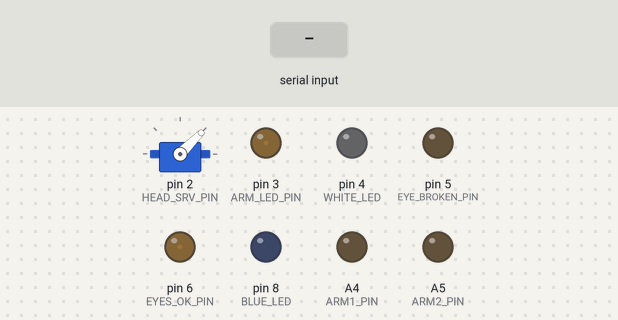
This sketch was run on a simulated Arduino Mega 2560, built with avr-gcc and run on an emulated ATmega2560. Shown: servo, output pins drawn as LEDs (lit = HIGH). The inputs (shaded band) are chosen by the test bench. Random numbers use the default seed unless the sketch sets one; no MQTT or app messages arrive unless stated; the audio player accepts every command and is not drawn.

Above: at 1.39 s.
1.4 s: "a" received over Serial
At 4.1 s:
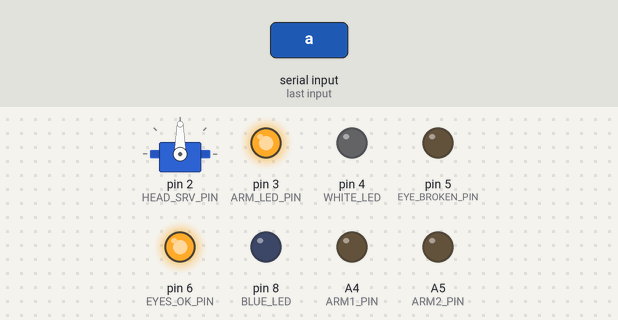
4.4 s: "b" received over Serial
At 5.0 s:
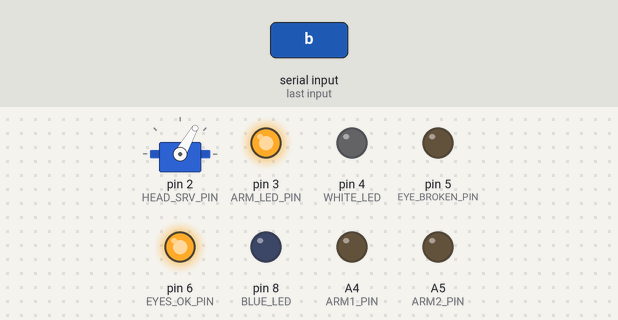
7.4 s: "B" received over Serial
At 10.14 s:
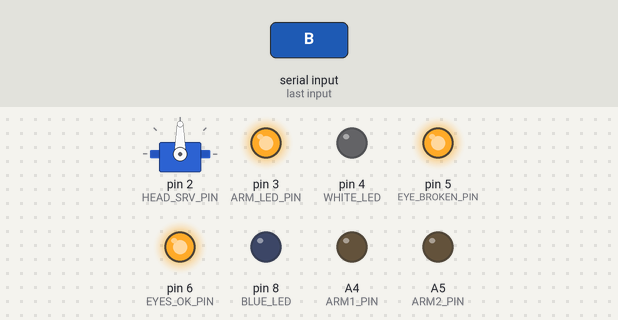
10.4 s: "c" received over Serial
At 13.1 s:
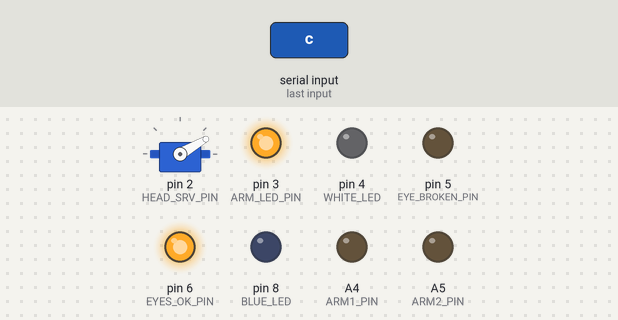
13.4 s: "d" received over Serial
At 16.1 s:
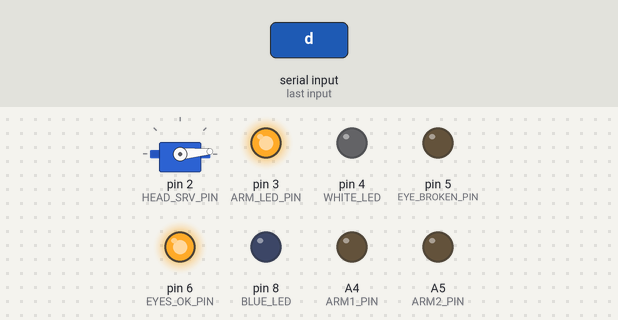
16.4 s: "D" received over Serial
At 26.01 s:
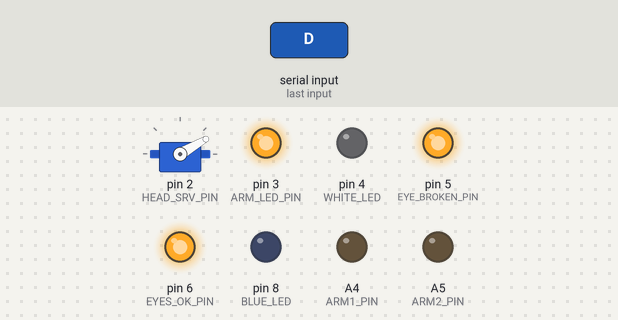
Timing chart, 0 to 28.1 s (numbered marks = the images above; inputs shaded):
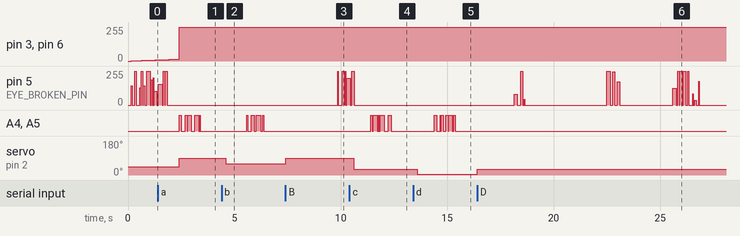

Measured:
- after the input at 1.4 s, servo on pin 2 (HEAD_SRV_PIN): 45° → 90° after 1.0 s
- after the input at 4.4 s, servo on pin 2 (HEAD_SRV_PIN): 90° → 60° after 0.20 s
- after the input at 7.4 s, servo on pin 2 (HEAD_SRV_PIN): 60° → 90° at once
- after the input at 10.4 s, servo on pin 2 (HEAD_SRV_PIN): 90° → 30° after 0.20 s
- after the input at 13.4 s, servo on pin 2 (HEAD_SRV_PIN): 30° → 5° after 0.20 s
- after the input at 16.4 s, servo on pin 2 (HEAD_SRV_PIN): 5° → 30° at once

The sketch:

DistancesRobot.ino
```cpp
//#define NO_SERVER
#define resetPin 7
//#define TRACE

#include <Ethernet.h>
#include <MQTTClient.h>
#include <avr/wdt.h>
#include <SoftwareSerial.h>
#include <DFPlayer_Mini_Mp3.h>

#include <Servo.h>

SoftwareSerial mySerial(52, 9); // RX, TX

#define AMOUNT 4
#define MAX_ULL 4294967295

#define EYE_BROKEN_MIN_ON_TIME 500
#define EYE_BROKEN_MAX_ON_TIME 2000
#define EYE_BROKEN_MIN_OFF_TIME 500
#define EYE_BROKEN_MAX_OFF_TIME 10000
#define EYE_BROKEN_HIGH_MIN_VAL 10
#define EYE_BROKEN_HIGH_MAX_VAL 255
#define EYE_BROKEN_LOW_MIN_VAL 0
#define EYE_BROKEN_LOW_MAX_VAL 9

#define EYE_BROKEN_PIN 5//6
#define EYES_OK_PIN 6//3 // <- TODO

#define ARM_LED_PIN 3//5
#define ARM1_PIN A4
#define ARM2_PIN A5

#define WHITE_LED 4//2
#define BLUE_LED 8//7

#define ACC "tdistance"
byte mac[] = { 0x09, 0xAD, 0xBE, 0x01, 0xAD, 0xBE };
byte ip[] = { 192, 168, 0, 59 }; // <- change to match your network

#define HEAD_SRV_PIN 2//4

Servo headServo;          // Севра отвечающая за поворот головы (30налево 50центр 70право)

byte servoVals[AMOUNT] = {90, 60, 30, 5};

#define ACTIVATE_TIME 1000
#define DEACTIVATE_TIME 2000
#define NOISE_TIME 200
#define TIMEOUT 60000

bool dead = false;

unsigned long long lastIn[AMOUNT] = {0}, lastOut[AMOUNT] = {0}, lastActivated = 0, minVal, buf;
int minInd;
char cmdIn[] = {'a', 'b', 'c', 'd'};
char cmdOut[] = {'A', 'B', 'C', 'D'};

unsigned long long brokenEyeLastChanged;
int brokenEyeDelay;
bool isBrokenEyeOn = false;

EthernetClient net;
MQTTClient client;

void __init()
{
  dead = false;
}

void setup() {
  pinMode(resetPin, OUTPUT);
  digitalWrite(resetPin, LOW);

#ifndef NO_SERVER
  Ethernet.begin(mac, ip);
  client.begin("192.168.0.91", net);
#endif

  Serial.begin(9600);

  headServo.attach(HEAD_SRV_PIN);
  headServo.write(45); // прямо

  mySerial.begin(9600);
  mp3_set_serial (mySerial);    //set Serial for DFPlayer-mini mp3 module
  delay (100);
  mp3_set_volume (80);

  randomSeed(analogRead(0));
  pinMode(EYE_BROKEN_PIN, OUTPUT);
  pinMode(EYES_OK_PIN, OUTPUT);
  pinMode(ARM_LED_PIN, OUTPUT);
  pinMode(ARM1_PIN, OUTPUT);
  pinMode(ARM2_PIN, OUTPUT);
  pinMode(WHITE_LED, OUTPUT);
  pinMode(BLUE_LED, OUTPUT);

  digitalWrite(ARM1_PIN, LOW);
  digitalWrite(ARM2_PIN, LOW);
  digitalWrite(WHITE_LED, LOW);
  digitalWrite(BLUE_LED, LOW);

  __init();
}

bool blinkOn;
unsigned long long blinkDelayChanged;
int blinkDelay;

void handleBrokenEye()
{
  if (dead)
    return;

  if (millis() > brokenEyeLastChanged + brokenEyeDelay)
  {
    isBrokenEyeOn = !isBrokenEyeOn;
    if (isBrokenEyeOn)
    {
      brokenEyeDelay = random(EYE_BROKEN_MIN_ON_TIME, EYE_BROKEN_MAX_ON_TIME);
    }
    else
    {
      brokenEyeDelay = random(EYE_BROKEN_MIN_OFF_TIME, EYE_BROKEN_MAX_OFF_TIME);
    }

    if (!isBrokenEyeOn)
    {
      analogWrite(EYE_BROKEN_PIN, 0);
    }
    brokenEyeLastChanged = millis();
  }


  if (isBrokenEyeOn)
  {
    if (millis() > blinkDelayChanged + blinkDelay)
    {
      blinkOn = !blinkOn;
      int val;
      random(2) ? val = random(EYE_BROKEN_HIGH_MIN_VAL, EYE_BROKEN_HIGH_MAX_VAL) : random(EYE_BROKEN_LOW_MIN_VAL, EYE_BROKEN_LOW_MAX_VAL);
      blinkOn ? analogWrite(EYE_BROKEN_PIN, val) : analogWrite(EYE_BROKEN_PIN, 0);
      blinkDelay = random(10, 200);
      blinkDelayChanged = millis();
    }
  }
}

#define LIMIT 1000
unsigned long long clapStarted = 0;
bool state = false;
void clap(bool on)
{
  if (dead)
    return;

  if (on && !state)
  {
    state = true;
    clapStarted = millis();
    digitalWrite(ARM1_PIN, HIGH);
    digitalWrite(ARM2_PIN, HIGH);
  }
  else
  {
    state = false;
    digitalWrite(ARM1_PIN, LOW);
    digitalWrite(ARM2_PIN, LOW);
  }
}

void limitClap()
{
  if (state && millis() > clapStarted + LIMIT)
  {
    state = false;
    clap(false);
  }
}


#define EYES_OK_INIT_VAL 10000
bool isActivated = false;
bool rising;
long curVal = EYES_OK_INIT_VAL;
bool clapOn = false;
unsigned long long clapDelayChanged;
int clapDelay;
#define EYES_OK_MAX_VAL 200000 //(10 * 10000)
#define EYES_OK_ACTIVE_VAL 2550000
#define STEP 20
#define CLAP_PERIOD 2000
void handleOkEyesAndArms()
{
  if (dead)
    return;

  if (isActivated)
  {
    rising = false;
    curVal = EYES_OK_ACTIVE_VAL;

    if (millis() - lastActivated < CLAP_PERIOD)
    {
      if (millis() > clapDelayChanged + clapDelay)
      {
        clapOn = !clapOn;

        clap(clapOn);

        clapDelay = random(10, 200);
        clapDelayChanged = millis();
      }
    }
    else
    {
      clap(false);
    }
  }
  else
  {
    clap(false);

    if (rising)
    {
      curVal += STEP;

      if (curVal > EYES_OK_MAX_VAL)
      {
        curVal = EYES_OK_MAX_VAL;
        rising = false;
      }
    }
    else
    {
      curVal -= STEP;

      if (curVal <= EYES_OK_INIT_VAL)
      {
        curVal = EYES_OK_INIT_VAL;
        rising = true;
      }
    }
  }


  analogWrite(EYES_OK_PIN, curVal / 10000);
  analogWrite(ARM_LED_PIN, curVal / 10000);
}

void stopAll()
{
  analogWrite(EYE_BROKEN_PIN, 0);
  analogWrite(ARM_LED_PIN, 0);
  analogWrite(EYES_OK_PIN, 0);
}

void loop() {
#ifndef NO_SERVER
  client.loop();

  if (!client.connected()) {
    connect();
  }
#endif

  if (dead)
    return;

  handleBrokenEye();

  byte sVal;
  while (Serial.available())
  {
    sVal = Serial.read();
    switch (sVal)
    {
      case 'a':
        lastIn[0] = millis();
        break;
      case 'A':
        lastOut[0] = millis();
        break;
      case 'b':
        lastIn[1] = millis();
        break;
      case 'B':
        lastOut[1] = millis();
        break;
      case 'c':
        lastIn[2] = millis();
        break;
      case 'C':
        lastOut[2] = millis();
        break;
      case 'd':
        lastIn[3] = millis();
        break;
      case 'D':
        lastOut[3] = millis();
        break;
    }

#ifdef TRACE
    Serial.println(sVal);
#endif
  }

  for (int i = 0; i < AMOUNT; ++i)
  {
    if (lastIn[i] > lastOut[i] && millis() - lastIn[i] > TIMEOUT)
      lastOut[i] = millis();
  }

  //bool allDeactivated = true;
  isActivated = false;
  lastActivated = 0;
  for (int i = 0; i < AMOUNT; ++i)
  {
    if (lastIn[i] > lastOut[i] && millis() - lastIn[i] > ACTIVATE_TIME) //in later than out + time passed since in > ACTIVATE_TIME
    {
      isActivated = true;

      if (lastActivated < lastIn[i])
        lastActivated = lastIn[i];
      /*
        #ifdef TRACE
            Serial.print("activated: ");
            Serial.println(i);
        #endif
      */
    }

    /*
        if (lastOut[i] != 0 && (lastOut[i] <= lastIn[i] || lastOut[i] > lastIn[i] && lastOut[i] - lastIn[i] < DEACTIVATE_TIME)) //any in > out or not much time passed after out
        {
          allDeactivated = false;
      #ifdef TRACE
          Serial.print("not deactivated: ");
          Serial.println(i);
      #endif
        }
    */
  }

  //isActivated = isActivated && !allDeactivated;

  handleOkEyesAndArms();

  if (isActivated)
  {
    minVal = MAX_ULL;
    for (int i = 0; i < AMOUNT; ++i)
    {
      if (lastOut[i] > lastIn[i])
      {
        buf = MAX_ULL;
      }
      else
      {
        buf = millis() - lastIn[i];
      }

      if (i == minInd && buf <= NOISE_TIME)
      {
        break;
      }

      if (buf > NOISE_TIME && minVal > buf)
      {
        minVal = buf;
        minInd = i;
      }
    }

#ifdef TRACE
    Serial.print("min: ");
    Serial.println(minInd);
#endif
    headServo.write(servoVals[minInd]);
  }

}

void messageReceived(String topic, String payload, char * bytes, unsigned int length) {
  if (topic.startsWith("ter"))
  {
    if (payload == "r")
    {
      hard_Reboot();
    }
    else if (payload == "i")
    {
      __init();
    }
    else if (payload == "p")
    {
      client.publish("ter2070/ping/out", ACC);
    }

    if (topic == "ter2070/e/gunshot" && payload == "1")
    {
      dead = true;
      death();
      stopAll();
      client.publish("ter2070/e/robotDead", "1");
    }
  }
}

// DEFAULT

void connect() {
  int n = 0;
  while (!client.connect(ACC)) {
    delay(1000);
    n++;
    if (n > 5)
      hard_Reboot();
  }

  client.subscribe("ter2070/reset");
  client.subscribe("ter2070/ping/in");
  client.subscribe("ter2070/tdistance/reset");
  client.subscribe("ter2070/e/gunshot");
  // client.unsubscribe("/example");
}

void hard_Reboot()
{
  digitalWrite(resetPin, HIGH);
}

////////////////////
////////////////////
////////////////////
////////////////////
////////////////////


int a = 100;
int b = 150;
int c = 200;
int d = 250;
int w = 25;

void death() {
  KZ_2();
  //  trr();

  KZ_1();
  delay (500);
  delay (100);
  mp3_play (2);
  delay (500);
  short_circuit_1();
  short_circuit_2();
  short_circuit_1();
  delay(300);
  short_circuit_1();
  delay(300);
  short_circuit_2();
  delay(100);
  short_circuit_1();
  short_circuit_1();
  short_circuit_2();
  short_circuit_3();
  short_circuit_3();
  short_circuit_1();
  delay (100);


  mp3_play (1);
  analogWrite  (ARM_LED_PIN, 60);
  analogWrite  (EYE_BROKEN_PIN, 60);
  analogWrite  (EYES_OK_PIN, 60);
  for (int i = 60; i >= 0; i--)
  {
    headServo.write(i + 40);
    analogWrite  (ARM_LED_PIN, i + 20);
    analogWrite  (EYE_BROKEN_PIN, i);
    analogWrite  (EYES_OK_PIN, i + 20);
    digitalWrite(BLUE_LED, LOW);
    digitalWrite(WHITE_LED, HIGH);
    delay(5);
    digitalWrite(BLUE_LED, LOW);
    digitalWrite(WHITE_LED, LOW);
    delay(12);
  }
  for (int i = 20; i >= 0; i--)
  {
    headServo.write(i + 20);
    analogWrite  (ARM_LED_PIN, i);
    //    analogWrite  (EYE_BROKEN_PIN, i);
    analogWrite  (EYES_OK_PIN, i);
    delay(10);
  }
}


void shups_1() {
  digitalWrite(ARM1_PIN, HIGH);
  delay(100);
  digitalWrite(ARM2_PIN, HIGH);
  delay(200);
  digitalWrite(ARM2_PIN, LOW);
  digitalWrite(ARM1_PIN, LOW);
  delay(100);
  digitalWrite(ARM1_PIN, HIGH);
  delay(100);
  digitalWrite(ARM1_PIN, LOW);
  delay(100);
  digitalWrite(ARM1_PIN, HIGH);
  delay(100);
  digitalWrite(ARM1_PIN, LOW);
  digitalWrite(ARM2_PIN, LOW);
  delay(200);
}

void shups_2() {
  digitalWrite(ARM1_PIN, HIGH);
  digitalWrite(ARM2_PIN, HIGH);
  delay(100);
  digitalWrite(ARM1_PIN, LOW);
  digitalWrite(ARM2_PIN, LOW);
  delay(100);
  digitalWrite(ARM1_PIN, HIGH);
  digitalWrite(ARM2_PIN, HIGH);
  delay(100);
  digitalWrite(ARM1_PIN, LOW);
  digitalWrite(ARM2_PIN, LOW);
  delay(100);
  digitalWrite(ARM1_PIN, HIGH);
  digitalWrite(ARM2_PIN, HIGH);
  delay(100);
  digitalWrite(ARM1_PIN, LOW);
  digitalWrite(ARM2_PIN, LOW);
  delay(100);
}


void short_circuit_1() {

  digitalWrite(BLUE_LED, HIGH);
  digitalWrite(ARM_LED_PIN, LOW);
  digitalWrite(EYE_BROKEN_PIN, LOW);
  digitalWrite(EYES_OK_PIN, LOW);
  headServo.write(45); // Прямо
  delay(10);
  digitalWrite(BLUE_LED, LOW);
  digitalWrite(WHITE_LED, HIGH);
  digitalWrite(ARM_LED_PIN, HIGH);
  digitalWrite(EYE_BROKEN_PIN, LOW);
  analogWrite(EYES_OK_PIN, 10);
  digitalWrite(ARM1_PIN, HIGH);
  digitalWrite(ARM2_PIN, HIGH);

  delay(20);
  digitalWrite(WHITE_LED, LOW);
  digitalWrite(BLUE_LED, HIGH);
  delay(20);
  digitalWrite(BLUE_LED, LOW);
  digitalWrite(WHITE_LED, HIGH);
  digitalWrite(ARM_LED_PIN, LOW);
  digitalWrite(EYE_BROKEN_PIN, LOW);
  digitalWrite(EYES_OK_PIN, LOW);
  headServo.write(0); // Прямо
  delay(10);
  digitalWrite(WHITE_LED, LOW);
  digitalWrite(BLUE_LED, HIGH);
  delay(5);
  digitalWrite(BLUE_LED, LOW);
  digitalWrite(WHITE_LED, HIGH);
  digitalWrite(ARM_LED_PIN, HIGH);
  digitalWrite(EYE_BROKEN_PIN, HIGH);
  analogWrite(EYES_OK_PIN, 10);
  delay(3);
  digitalWrite(WHITE_LED, LOW);
  digitalWrite(BLUE_LED, HIGH);
  delay(10);
  digitalWrite(BLUE_LED, LOW);
  digitalWrite(WHITE_LED, HIGH);
  digitalWrite(ARM_LED_PIN, LOW);
  digitalWrite(EYE_BROKEN_PIN, LOW);
  digitalWrite(EYES_OK_PIN, LOW);
  digitalWrite(ARM1_PIN, LOW);
  digitalWrite(ARM2_PIN, LOW);
  headServo.write(90); // Прямо
  delay(5);
  digitalWrite(WHITE_LED, LOW);
  digitalWrite(BLUE_LED, HIGH);
  digitalWrite(ARM_LED_PIN, HIGH);
  analogWrite(EYES_OK_PIN, 10);
  delay(15);
  digitalWrite(BLUE_LED, LOW);
  digitalWrite(WHITE_LED, HIGH);
  delay(10);
  digitalWrite(WHITE_LED, LOW);
  digitalWrite(BLUE_LED, HIGH);
  digitalWrite(ARM_LED_PIN, LOW);
  digitalWrite(EYE_BROKEN_PIN, HIGH);
  digitalWrite(EYES_OK_PIN, LOW);
  //  headServo.write(105); // Прямо
  delay(10);
  digitalWrite(BLUE_LED, LOW);
  digitalWrite(WHITE_LED, HIGH);
  digitalWrite(ARM_LED_PIN, HIGH);
  analogWrite(EYES_OK_PIN, 20);

  delay(20);
  digitalWrite(WHITE_LED, LOW);
  digitalWrite(BLUE_LED, HIGH);
  delay(10);
  digitalWrite(BLUE_LED, LOW);
  digitalWrite(WHITE_LED, HIGH);
  digitalWrite(ARM_LED_PIN, HIGH);
  analogWrite(EYES_OK_PIN, 60);
  //  headServo.write(90); // Прямо
  delay(20);
  digitalWrite(WHITE_LED, LOW);
  digitalWrite(BLUE_LED, LOW);
  digitalWrite(ARM1_PIN, LOW);
  digitalWrite(ARM2_PIN, LOW);


}

void short_circuit_2() {

  digitalWrite(BLUE_LED, HIGH);
  delay(30);
  digitalWrite(ARM_LED_PIN, LOW);
  //  digitalWrite(EYE_BROKEN_PIN, LOW);
  digitalWrite(EYES_OK_PIN, LOW);
  digitalWrite(ARM1_PIN, LOW);
  digitalWrite(ARM2_PIN, LOW);
  headServo.write(45); // Прямо
  delay(20);
  delay(40);
  digitalWrite(BLUE_LED, LOW);
  digitalWrite(WHITE_LED, HIGH);
  digitalWrite(ARM_LED_PIN, HIGH);
  //  digitalWrite(EYE_BROKEN_PIN, HIGH);
  digitalWrite(EYES_OK_PIN, HIGH);
  digitalWrite(ARM1_PIN, HIGH);
  digitalWrite(ARM2_PIN, HIGH);
  delay(30);
  digitalWrite(WHITE_LED, LOW);
  digitalWrite(BLUE_LED, HIGH);
  delay(25);
  digitalWrite(ARM_LED_PIN, LOW);
  //  digitalWrite(EYE_BROKEN_PIN, LOW);
  digitalWrite(EYES_OK_PIN, LOW);
  digitalWrite(ARM1_PIN, LOW);
  digitalWrite(ARM2_PIN, LOW);
  delay(35);
  delay(30);
  digitalWrite(ARM_LED_PIN, HIGH);
  delay(20);
  delay(25);
  digitalWrite(BLUE_LED, LOW);
  digitalWrite(WHITE_LED, HIGH);
  delay(30);
  digitalWrite(ARM_LED_PIN, HIGH);
  //  digitalWrite(EYE_BROKEN_PIN, HIGH);
  digitalWrite(EYES_OK_PIN, HIGH);
  digitalWrite(ARM1_PIN, HIGH);
  digitalWrite(ARM2_PIN, HIGH);
  delay(20);
  digitalWrite(ARM_LED_PIN, LOW);
  delay(10);
  digitalWrite(WHITE_LED, LOW);
  digitalWrite(BLUE_LED, HIGH);
  delay(20);
  delay(30);
  digitalWrite(WHITE_LED, LOW);
  digitalWrite(BLUE_LED, LOW);
  digitalWrite(ARM_LED_PIN, HIGH);
  digitalWrite(ARM_LED_PIN, LOW);
  //  digitalWrite(EYE_BROKEN_PIN, LOW);
  digitalWrite(EYES_OK_PIN, LOW);
  digitalWrite(ARM1_PIN, LOW);
  digitalWrite(ARM2_PIN, LOW);
  headServo.write(90); // Прямо

}


void short_circuit_3() {

  digitalWrite(BLUE_LED, HIGH);
  delay(30);
  delay(20);
  delay(40);
  digitalWrite(ARM_LED_PIN, HIGH);
  //  digitalWrite(EYE_BROKEN_PIN, HIGH);
  digitalWrite(EYES_OK_PIN, HIGH);
  digitalWrite(ARM1_PIN, HIGH);
  digitalWrite(ARM2_PIN, HIGH);
  delay(30);
  delay(25);
  digitalWrite(BLUE_LED, LOW);
  digitalWrite(WHITE_LED, HIGH);
  digitalWrite(ARM_LED_PIN, LOW);
  //  digitalWrite(EYE_BROKEN_PIN, LOW);
  digitalWrite(EYES_OK_PIN, LOW);
  digitalWrite(ARM1_PIN, LOW);
  digitalWrite(ARM2_PIN, LOW);
  delay(35);
  delay(30);
  digitalWrite(ARM_LED_PIN, HIGH);
  delay(20);
  digitalWrite(WHITE_LED, LOW);
  digitalWrite(BLUE_LED, HIGH);
  delay(25);
  delay(30);
  digitalWrite(ARM_LED_PIN, HIGH);
  //  digitalWrite(EYE_BROKEN_PIN, HIGH);
  digitalWrite(EYES_OK_PIN, HIGH);
  digitalWrite(ARM1_PIN, HIGH);
  digitalWrite(ARM2_PIN, HIGH);
  delay(20);
  digitalWrite(BLUE_LED, LOW);
  delay(10);
  delay(20);
  digitalWrite(BLUE_LED, LOW);
  digitalWrite(WHITE_LED, HIGH);
  delay(30);
  digitalWrite(WHITE_LED, LOW);
  digitalWrite(BLUE_LED, LOW);
  digitalWrite(ARM_LED_PIN, HIGH);
  digitalWrite(ARM_LED_PIN, LOW);
  //  digitalWrite(EYE_BROKEN_PIN, LOW);
  digitalWrite(EYES_OK_PIN, LOW);
  digitalWrite(ARM1_PIN, LOW);
  digitalWrite(ARM2_PIN, LOW);
  headServo.write(90); // Прямо

}


void KZ_1() {
  delay (100);
  mp3_play (4);
  digitalWrite(ARM1_PIN, HIGH);
  headServo.write(50);
  analogWrite  (ARM_LED_PIN, 60);
  analogWrite  (EYE_BROKEN_PIN, 60);
  analogWrite  (EYES_OK_PIN, 60);
  digitalWrite(BLUE_LED, LOW);
  digitalWrite(WHITE_LED, HIGH);
  delay (40);
  analogWrite  (ARM_LED_PIN, 5);
  analogWrite  (EYES_OK_PIN, 5);
  digitalWrite(BLUE_LED, HIGH);
  digitalWrite(WHITE_LED, LOW);
  delay (60);
  analogWrite  (ARM_LED_PIN, 60);
  analogWrite  (EYES_OK_PIN, 60);
  digitalWrite(BLUE_LED, LOW);
  digitalWrite(WHITE_LED, HIGH);
  delay (50);
  analogWrite  (ARM_LED_PIN, 5);
  analogWrite  (EYES_OK_PIN, 5);
  digitalWrite(BLUE_LED, LOW);
  digitalWrite(WHITE_LED, LOW);
  digitalWrite(ARM1_PIN, LOW);
  headServo.write(45);
  delay (400);
}


void KZ_2() {
  delay (100);
  mp3_play (5);
  headServo.write(50);
  digitalWrite(ARM1_PIN, HIGH);
  analogWrite  (ARM_LED_PIN, 255);
  analogWrite  (EYE_BROKEN_PIN, 255);
  analogWrite  (EYES_OK_PIN, 255);
  digitalWrite(BLUE_LED, LOW);
  digitalWrite(WHITE_LED, HIGH);
  delay (40);
  analogWrite  (ARM_LED_PIN, 60);
  analogWrite  (EYES_OK_PIN, 60);
  digitalWrite(BLUE_LED, HIGH);
  digitalWrite(WHITE_LED, LOW);
  delay (60);
  headServo.write(45);
  digitalWrite(ARM1_PIN, LOW);
  analogWrite  (ARM_LED_PIN, 255);
  analogWrite  (EYES_OK_PIN, 55);
  digitalWrite(BLUE_LED, LOW);
  digitalWrite(WHITE_LED, HIGH);
  delay (50);
  analogWrite  (ARM_LED_PIN, 60);
  analogWrite  (EYES_OK_PIN, 60);
  digitalWrite(BLUE_LED, HIGH);
  digitalWrite(WHITE_LED, LOW);
  headServo.write(40);
  delay (1200);

  analogWrite  (ARM_LED_PIN, 255);
  analogWrite  (EYE_BROKEN_PIN, 120);
  analogWrite  (EYES_OK_PIN, 255);
  digitalWrite(BLUE_LED, LOW);
  digitalWrite(WHITE_LED, HIGH);
  delay (20);
  digitalWrite(ARM1_PIN, HIGH);
  analogWrite  (ARM_LED_PIN, 60);
  analogWrite  (EYES_OK_PIN, 60);
  digitalWrite(BLUE_LED, HIGH);
  digitalWrite(WHITE_LED, LOW);
  delay (30);
  analogWrite  (ARM_LED_PIN, 120);
  analogWrite  (EYES_OK_PIN, 120);
  digitalWrite(BLUE_LED, LOW);
  digitalWrite(WHITE_LED, HIGH);
  delay (30);
  headServo.write(50);
  analogWrite  (ARM_LED_PIN, 15);
  analogWrite  (EYES_OK_PIN, 15);
  digitalWrite(BLUE_LED, HIGH);
  digitalWrite(WHITE_LED, LOW);
  delay (20);
  analogWrite  (ARM_LED_PIN, 255);
  analogWrite  (EYES_OK_PIN, 255);
  digitalWrite(BLUE_LED, LOW);
  digitalWrite(WHITE_LED, HIGH);
  delay (20);
  analogWrite  (ARM_LED_PIN, 15);
  analogWrite  (EYES_OK_PIN, 15);
  digitalWrite(BLUE_LED, HIGH);
  digitalWrite(WHITE_LED, LOW);
  delay (30);
  analogWrite  (ARM_LED_PIN, 80);
  analogWrite  (EYES_OK_PIN, 80);
  digitalWrite(BLUE_LED, LOW);
  digitalWrite(WHITE_LED, HIGH);
  delay (30);
  digitalWrite(ARM1_PIN, LOW);
  analogWrite  (ARM_LED_PIN, 10);
  analogWrite  (EYES_OK_PIN, 10);
  digitalWrite(BLUE_LED, LOW);
  digitalWrite(WHITE_LED, LOW);
  delay (500);

}


void trr() {
  digitalWrite(ARM1_PIN, LOW);
  digitalWrite(ARM2_PIN, LOW);
  delay (w);
  digitalWrite(ARM1_PIN, HIGH);
  digitalWrite(ARM2_PIN, HIGH);
  delay (w);
  digitalWrite(ARM1_PIN, LOW);
  digitalWrite(ARM2_PIN, LOW);
  delay (w);
  digitalWrite(ARM1_PIN, HIGH);
  digitalWrite(ARM2_PIN, HIGH);
  delay (w);
  digitalWrite(ARM1_PIN, LOW);
  digitalWrite(ARM2_PIN, LOW);
  delay (w);
  digitalWrite(ARM1_PIN, HIGH);
  digitalWrite(ARM2_PIN, HIGH);
  delay (w);
  digitalWrite(ARM1_PIN, LOW);
  digitalWrite(ARM2_PIN, LOW);
  delay (w);
  digitalWrite(ARM1_PIN, HIGH);
  digitalWrite(ARM2_PIN, HIGH);
  delay (w);
  digitalWrite(ARM1_PIN, LOW);
  digitalWrite(ARM2_PIN, LOW);
  delay (w);
  digitalWrite(ARM1_PIN, HIGH);
  digitalWrite(ARM2_PIN, HIGH);
  delay (w);
  digitalWrite(ARM1_PIN, LOW);
  digitalWrite(ARM2_PIN, LOW);
  delay (w);
  digitalWrite(ARM1_PIN, HIGH);
  digitalWrite(ARM2_PIN, HIGH);
  delay (w);
  digitalWrite(ARM1_PIN, LOW);
  digitalWrite(ARM2_PIN, LOW);
  delay (w);
  digitalWrite(ARM1_PIN, HIGH);
  digitalWrite(ARM2_PIN, HIGH);
  delay (w);
  digitalWrite(ARM1_PIN, LOW);
  digitalWrite(ARM2_PIN, LOW);
  delay (w);
  digitalWrite(ARM1_PIN, HIGH);
  digitalWrite(ARM2_PIN, HIGH);
  delay (w);
  digitalWrite(ARM1_PIN, LOW);
  digitalWrite(ARM2_PIN, LOW);
  delay (w);
  digitalWrite(ARM1_PIN, HIGH);
  digitalWrite(ARM2_PIN, HIGH);
  delay (w);
  digitalWrite(ARM1_PIN, LOW);
  digitalWrite(ARM2_PIN, LOW);
  delay (w);
  digitalWrite(ARM1_PIN, HIGH);
  digitalWrite(ARM2_PIN, HIGH);
  delay (w);
  digitalWrite(ARM1_PIN, LOW);
  digitalWrite(ARM2_PIN, LOW);
  delay (w);
}
```
